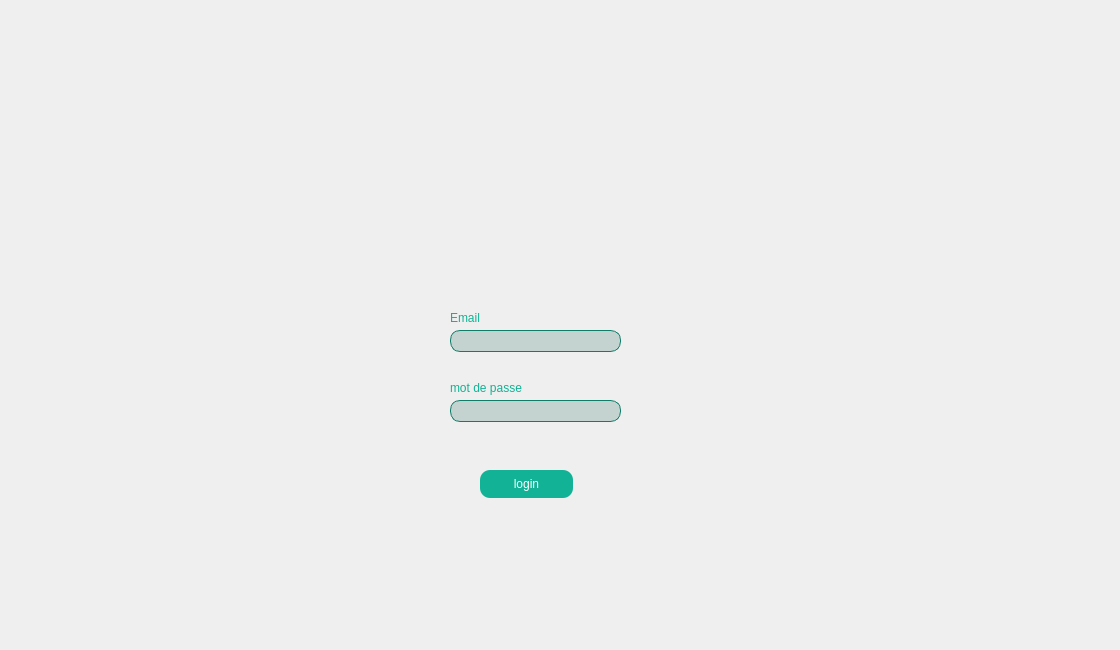
<?xml version="1.0" encoding="UTF-8"?>
<ui version="4.0">
 <class>Authentification</class>
 <widget class="QDialog" name="Authentification">
  <property name="geometry">
   <rect>
    <x>0</x>
    <y>0</y>
    <width>1120</width>
    <height>650</height>
   </rect>
  </property>
  <property name="windowTitle">
   <string>Dialog</string>
  </property>
  <widget class="QLabel" name="label">
   <property name="geometry">
    <rect>
     <x>0</x>
     <y>0</y>
     <width>1121</width>
     <height>651</height>
    </rect>
   </property>
   <property name="text">
    <string/>
   </property>
   <property name="pixmap">
    <pixmap>:/pics/BG/Rectangle 1.png</pixmap>
   </property>
  </widget>
  <widget class="QLabel" name="label_2">
   <property name="geometry">
    <rect>
     <x>370</x>
     <y>60</y>
     <width>331</width>
     <height>231</height>
    </rect>
   </property>
   <property name="text">
    <string/>
   </property>
   <property name="pixmap">
    <pixmap>:/pics/BG/Rectangle 222.png</pixmap>
   </property>
  </widget>
  <widget class="QLabel" name="label_3">
   <property name="geometry">
    <rect>
     <x>370</x>
     <y>200</y>
     <width>341</width>
     <height>371</height>
    </rect>
   </property>
   <property name="text">
    <string/>
   </property>
   <property name="pixmap">
    <pixmap>:/pics/BG/Rectangle 33.png</pixmap>
   </property>
  </widget>
  <widget class="QLabel" name="label_4">
   <property name="geometry">
    <rect>
     <x>500</x>
     <y>50</y>
     <width>61</width>
     <height>51</height>
    </rect>
   </property>
   <property name="text">
    <string/>
   </property>
   <property name="pixmap">
    <pixmap>:/pics/BG/logo final-modified-modified 1.png</pixmap>
   </property>
  </widget>
  <widget class="QLineEdit" name="Email">
   <property name="geometry">
    <rect>
     <x>450</x>
     <y>330</y>
     <width>171</width>
     <height>22</height>
    </rect>
   </property>
   <property name="styleSheet">
    <string notr="true">border-radius: 10px;
background-color: rgb(196, 211, 208);
border-color: rgb(16, 125, 105);

border: 1px solid #107D69;
    width: 200px;</string>
   </property>
  </widget>
  <widget class="QLineEdit" name="mot_de_passe">
   <property name="geometry">
    <rect>
     <x>450</x>
     <y>400</y>
     <width>171</width>
     <height>22</height>
    </rect>
   </property>
   <property name="styleSheet">
    <string notr="true">border-radius: 10px;
background-color: rgb(196, 211, 208);
border-color: rgb(16, 125, 105);

border: 1px solid #107D69;
    width: 200px;</string>
   </property>
   <property name="echoMode">
    <enum>QLineEdit::Password</enum>
   </property>
  </widget>
  <widget class="QPushButton" name="login">
   <property name="geometry">
    <rect>
     <x>480</x>
     <y>470</y>
     <width>93</width>
     <height>28</height>
    </rect>
   </property>
   <property name="styleSheet">
    <string notr="true">border-radius: 10px;
background-color: rgb(17, 178, 149);

color: rgb(255, 255, 255);</string>
   </property>
   <property name="text">
    <string>login</string>
   </property>
  </widget>
  <widget class="QLabel" name="label_5">
   <property name="geometry">
    <rect>
     <x>450</x>
     <y>310</y>
     <width>56</width>
     <height>16</height>
    </rect>
   </property>
   <property name="styleSheet">
    <string notr="true">color: rgb(17, 178, 149);
font: 75 9pt &quot;MS Shell Dlg 2&quot;;</string>
   </property>
   <property name="text">
    <string>Email</string>
   </property>
  </widget>
  <widget class="QLabel" name="label_6">
   <property name="geometry">
    <rect>
     <x>450</x>
     <y>380</y>
     <width>91</width>
     <height>16</height>
    </rect>
   </property>
   <property name="styleSheet">
    <string notr="true">color: rgb(17, 178, 149);
font: 75 9pt &quot;MS Shell Dlg 2&quot;;</string>
   </property>
   <property name="text">
    <string>mot de passe</string>
   </property>
  </widget>
  <zorder>label</zorder>
  <zorder>label_3</zorder>
  <zorder>label_2</zorder>
  <zorder>label_4</zorder>
  <zorder>Email</zorder>
  <zorder>mot_de_passe</zorder>
  <zorder>login</zorder>
  <zorder>label_5</zorder>
  <zorder>label_6</zorder>
 </widget>
 <resources/>
 <connections/>
</ui>
